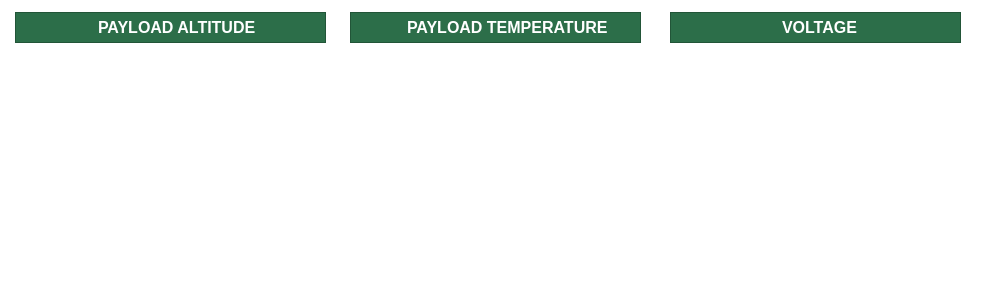
     <widget class="QFrame" name="frame_26">
      <property name="geometry">
       <rect>
        <x>880</x>
        <y>320</y>
        <width>981</width>
        <height>291</height>
       </rect>
      </property>
      <property name="styleSheet">
       <string notr="true">background-color: transparent;</string>
      </property>
      <property name="frameShape">
       <enum>QFrame::StyledPanel</enum>
      </property>
      <property name="frameShadow">
       <enum>QFrame::Raised</enum>
      </property>
      <widget class="QFrame" name="frame_33">
       <property name="geometry">
        <rect>
         <x>15</x>
         <y>12</y>
         <width>311</width>
         <height>31</height>
        </rect>
       </property>
       <property name="baseSize">
        <size>
         <width>0</width>
         <height>0</height>
        </size>
       </property>
       <property name="styleSheet">
        <string notr="true">background-color: rgb(44, 110, 73);</string>
       </property>
       <property name="frameShape">
        <enum>QFrame::StyledPanel</enum>
       </property>
       <property name="frameShadow">
        <enum>QFrame::Raised</enum>
       </property>
       <property name="lineWidth">
        <number>1</number>
       </property>
       <property name="midLineWidth">
        <number>0</number>
       </property>
       <widget class="QLabel" name="label_23">
        <property name="geometry">
         <rect>
          <x>83</x>
          <y>5</y>
          <width>171</width>
          <height>21</height>
         </rect>
        </property>
        <property name="styleSheet">
         <string notr="true">color: rgb(255, 255, 255);</string>
        </property>
        <property name="text">
         <string>&lt;html&gt;&lt;head/&gt;&lt;body&gt;&lt;p&gt;&lt;span style=&quot; font-size:12pt; font-weight:700;&quot;&gt;PAYLOAD ALTITUDE&lt;/span&gt;&lt;/p&gt;&lt;/body&gt;&lt;/html&gt;</string>
        </property>
       </widget>
      </widget>
      <widget class="QCustomPlot" name="spAltitude" native="true">
       <property name="geometry">
        <rect>
         <x>15</x>
         <y>50</y>
         <width>311</width>
         <height>211</height>
        </rect>
       </property>
      </widget>
      <widget class="temp" name="tempBar" native="true">
       <property name="geometry">
        <rect>
         <x>410</x>
         <y>60</y>
         <width>171</width>
         <height>191</height>
        </rect>
       </property>
      </widget>
      <widget class="QFrame" name="frame_20">
       <property name="geometry">
        <rect>
         <x>350</x>
         <y>12</y>
         <width>291</width>
         <height>31</height>
        </rect>
       </property>
       <property name="baseSize">
        <size>
         <width>0</width>
         <height>0</height>
        </size>
       </property>
       <property name="styleSheet">
        <string notr="true">background-color: rgb(44, 110, 73);</string>
       </property>
       <property name="frameShape">
        <enum>QFrame::StyledPanel</enum>
       </property>
       <property name="frameShadow">
        <enum>QFrame::Raised</enum>
       </property>
       <property name="lineWidth">
        <number>1</number>
       </property>
       <property name="midLineWidth">
        <number>0</number>
       </property>
       <widget class="QLabel" name="label_16">
        <property name="geometry">
         <rect>
          <x>57</x>
          <y>5</y>
          <width>211</width>
          <height>21</height>
         </rect>
        </property>
        <property name="styleSheet">
         <string notr="true">color: rgb(255, 255, 255);</string>
        </property>
        <property name="text">
         <string>&lt;html&gt;&lt;head/&gt;&lt;body&gt;&lt;p&gt;&lt;span style=&quot; font-size:12pt; font-weight:700;&quot;&gt;PAYLOAD TEMPERATURE&lt;/span&gt;&lt;/p&gt;&lt;/body&gt;&lt;/html&gt;</string>
        </property>
       </widget>
      </widget>
      <widget class="QFrame" name="frame_37">
       <property name="geometry">
        <rect>
         <x>670</x>
         <y>12</y>
         <width>291</width>
         <height>31</height>
        </rect>
       </property>
       <property name="baseSize">
        <size>
         <width>0</width>
         <height>0</height>
        </size>
       </property>
       <property name="styleSheet">
        <string notr="true">background-color: rgb(44, 110, 73);</string>
       </property>
       <property name="frameShape">
        <enum>QFrame::StyledPanel</enum>
       </property>
       <property name="frameShadow">
        <enum>QFrame::Raised</enum>
       </property>
       <property name="lineWidth">
        <number>1</number>
       </property>
       <property name="midLineWidth">
        <number>0</number>
       </property>
       <widget class="QLabel" name="label_31">
        <property name="geometry">
         <rect>
          <x>112</x>
          <y>5</y>
          <width>121</width>
          <height>21</height>
         </rect>
        </property>
        <property name="styleSheet">
         <string notr="true">color: rgb(255, 255, 255);</string>
        </property>
        <property name="text">
         <string>&lt;html&gt;&lt;head/&gt;&lt;body&gt;&lt;p&gt;&lt;span style=&quot; font-size:12pt; font-weight:700;&quot;&gt;VOLTAGE&lt;/span&gt;&lt;/p&gt;&lt;/body&gt;&lt;/html&gt;</string>
        </property>
       </widget>
      </widget>
      <widget class="QCustomPlot" name="spVoltage" native="true">
       <property name="geometry">
        <rect>
         <x>670</x>
         <y>51</y>
         <width>291</width>
         <height>211</height>
        </rect>
       </property>
      </widget>
      <widget class="QLabel" name="thermo">
       <property name="geometry">
        <rect>
         <x>410</x>
         <y>50</y>
         <width>250</width>
         <height>261</height>
        </rect>
       </property>
       <property name="styleSheet">
        <string notr="true"/>
       </property>
       <property name="text">
        <string/>
       </property>
      </widget>
      <zorder>thermo</zorder>
      <zorder>frame_33</zorder>
      <zorder>spAltitude</zorder>
      <zorder>tempBar</zorder>
      <zorder>frame_20</zorder>
      <zorder>frame_37</zorder>
      <zorder>spVoltage</zorder>
     </widget>
